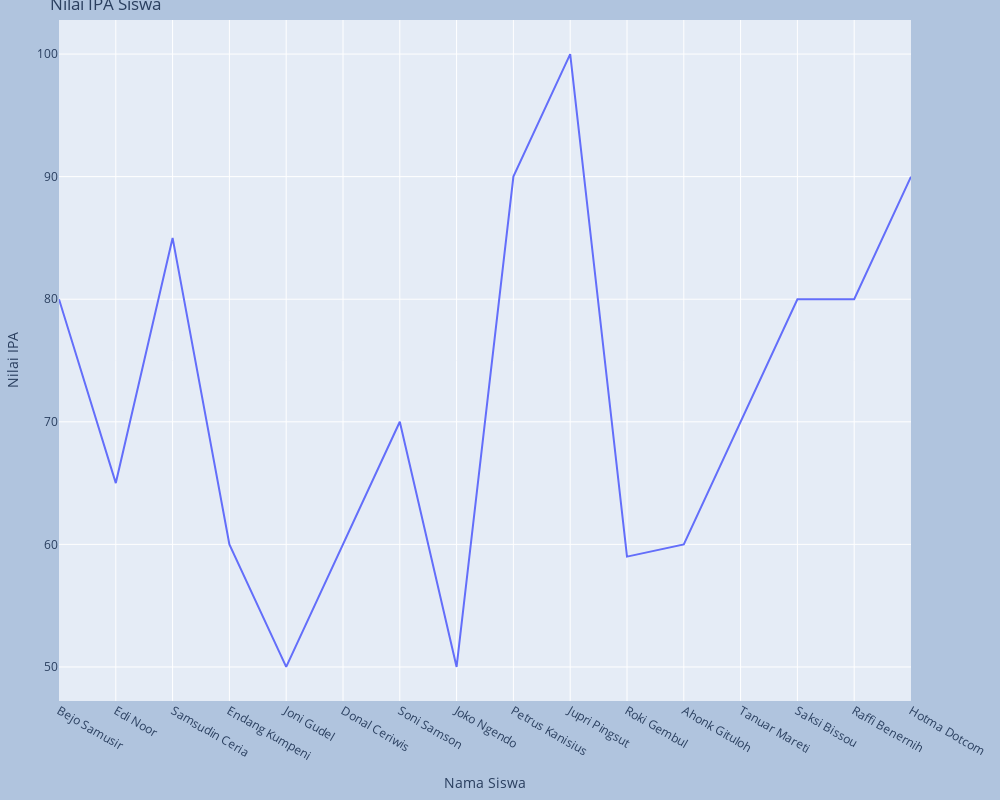

This figure's notebook cell:
### Code cell
# Membuat plot dengan data csv
datamurid = "datamurid.csv"
df = pd.read_csv(datamurid)
chart = px.line(df_gaji, x=df["Nama"], y=df["IPA"], title="Nilai IPA Siswa", labels={'x': 'Nama Siswa', 'y': 'Nilai IPA'})
chart.update_layout(paper_bgcolor="LightSteelBlue", margin=dict(l=20, r=20, t=20, b=20), width=1000, height=800)
chart.show()

### Figure 1 — Plotly figure (JSON) as saved in the notebook; plotly's stock layout.template omitted (floating-point values rounded to 4 significant figures)
{"data": [{"hovertemplate": "Nama Siswa=%{x}<br>Nilai IPA=%{y}<extra></extra>", "legendgroup": "", "line": {"color": "#636efa", "dash": "solid"}, "marker": {"symbol": "circle"}, "mode": "lines", "name": "", "orientation": "v", "showlegend": false, "type": "scatter", "x": ["Bejo Samusir", "Edi Noor", "Samsudin Ceria", "Endang Kumpeni", "Joni Gudel", "Donal Ceriwis", "Soni Samson", "Joko Ngendo", "Petrus Kanisius", "Jupri Pingsut", "Roki Gembul", "Ahonk Gituloh", "Tanuar Mareti", "Saksi Bissou", "Raffi Benernih", "Hotma Dotcom"], "xaxis": "x", "y": [80, 65, 85, 60, 50, 60, 70, 50, 90, 100, 59, 60, 70, 80, 80, 90], "yaxis": "y"}], "layout": {"height": 800, "legend": {"tracegroupgap": 0}, "margin": {"b": 20, "l": 20, "r": 20, "t": 20}, "paper_bgcolor": "LightSteelBlue", "title": {"text": "Nilai IPA Siswa"}, "width": 1000, "xaxis": {"anchor": "y", "autorange": true, "domain": [0, 1], "range": [0, 15], "title": {"text": "Nama Siswa"}, "type": "category"}, "yaxis": {"anchor": "x", "autorange": true, "domain": [0, 1], "range": [47.22, 102.8], "title": {"text": "Nilai IPA"}, "type": "linear"}}}
